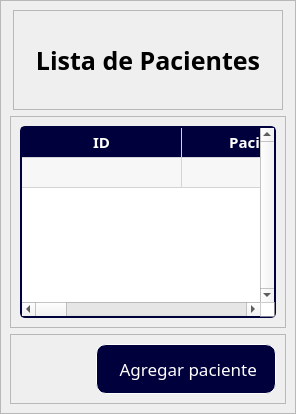
           <widget class="QWidget" name="Pacientes">
            <layout class="QVBoxLayout" name="verticalLayout_18">
             <property name="spacing">
              <number>0</number>
             </property>
             <property name="leftMargin">
              <number>0</number>
             </property>
             <property name="topMargin">
              <number>0</number>
             </property>
             <property name="rightMargin">
              <number>0</number>
             </property>
             <property name="bottomMargin">
              <number>0</number>
             </property>
             <item>
              <widget class="QFrame" name="fr_patient">
               <property name="frameShape">
                <enum>QFrame::StyledPanel</enum>
               </property>
               <property name="frameShadow">
                <enum>QFrame::Raised</enum>
               </property>
               <layout class="QVBoxLayout" name="verticalLayout_17">
                <item alignment="Qt::AlignHCenter|Qt::AlignTop">
                 <widget class="QFrame" name="lbl_title_p">
                  <property name="frameShape">
                   <enum>QFrame::StyledPanel</enum>
                  </property>
                  <property name="frameShadow">
                   <enum>QFrame::Raised</enum>
                  </property>
                  <layout class="QVBoxLayout" name="verticalLayout_19">
                   <item alignment="Qt::AlignHCenter|Qt::AlignVCenter">
                    <widget class="QLabel" name="lbl_tablep">
                     <property name="minimumSize">
                      <size>
                       <width>250</width>
                       <height>80</height>
                      </size>
                     </property>
                     <property name="maximumSize">
                      <size>
                       <width>250</width>
                       <height>80</height>
                      </size>
                     </property>
                     <property name="font">
                      <font>
                       <family>Circular Std Book</family>
                       <pointsize>19</pointsize>
                       <bold>true</bold>
                      </font>
                     </property>
                     <property name="text">
                      <string>Lista de Pacientes</string>
                     </property>
                     <property name="alignment">
                      <set>Qt::AlignCenter</set>
                     </property>
                    </widget>
                   </item>
                  </layout>
                 </widget>
                </item>
                <item>
                 <widget class="QFrame" name="fr_tablep">
                  <property name="sizePolicy">
                   <sizepolicy hsizetype="Preferred" vsizetype="Expanding">
                    <horstretch>0</horstretch>
                    <verstretch>0</verstretch>
                   </sizepolicy>
                  </property>
                  <property name="frameShape">
                   <enum>QFrame::StyledPanel</enum>
                  </property>
                  <property name="frameShadow">
                   <enum>QFrame::Raised</enum>
                  </property>
                  <layout class="QVBoxLayout" name="verticalLayout_21">
                   <item>
                    <widget class="QTableWidget" name="table_patient">
                     <property name="minimumSize">
                      <size>
                       <width>0</width>
                       <height>0</height>
                      </size>
                     </property>
                     <property name="styleSheet">
                      <string notr="true">QTableWidget {
background-color: white;
border: 2px solid;
border-color: rgb(0, 0, 61);
border-radius: 5px;
}</string>
                     </property>
                     <property name="verticalScrollBarPolicy">
                      <enum>Qt::ScrollBarAlwaysOn</enum>
                     </property>
                     <property name="horizontalScrollBarPolicy">
                      <enum>Qt::ScrollBarAlwaysOn</enum>
                     </property>
                     <property name="alternatingRowColors">
                      <bool>true</bool>
                     </property>
                     <property name="selectionMode">
                      <enum>QAbstractItemView::SingleSelection</enum>
                     </property>
                     <property name="selectionBehavior">
                      <enum>QAbstractItemView::SelectRows</enum>
                     </property>
                     <property name="rowCount">
                      <number>2</number>
                     </property>
                     <attribute name="horizontalHeaderVisible">
                      <bool>false</bool>
                     </attribute>
                     <attribute name="horizontalHeaderCascadingSectionResizes">
                      <bool>false</bool>
                     </attribute>
                     <attribute name="horizontalHeaderDefaultSectionSize">
                      <number>160</number>
                     </attribute>
                     <attribute name="horizontalHeaderHighlightSections">
                      <bool>true</bool>
                     </attribute>
                     <attribute name="horizontalHeaderShowSortIndicator" stdset="0">
                      <bool>false</bool>
                     </attribute>
                     <attribute name="horizontalHeaderStretchLastSection">
                      <bool>false</bool>
                     </attribute>
                     <attribute name="verticalHeaderVisible">
                      <bool>false</bool>
                     </attribute>
                     <attribute name="verticalHeaderCascadingSectionResizes">
                      <bool>false</bool>
                     </attribute>
                     <attribute name="verticalHeaderShowSortIndicator" stdset="0">
                      <bool>false</bool>
                     </attribute>
                     <attribute name="verticalHeaderStretchLastSection">
                      <bool>false</bool>
                     </attribute>
                     <row/>
                     <row/>
                     <column>
                      <property name="text">
                       <string>ID</string>
                      </property>
                      <property name="font">
                       <font>
                        <family>Circular Std Book</family>
                        <pointsize>11</pointsize>
                       </font>
                      </property>
                      <property name="foreground">
                       <brush brushstyle="SolidPattern">
                        <color alpha="255">
                         <red>0</red>
                         <green>0</green>
                         <blue>61</blue>
                        </color>
                       </brush>
                      </property>
                     </column>
                     <column>
                      <property name="text">
                       <string>Nombre Completo</string>
                      </property>
                      <property name="font">
                       <font>
                        <family>Circular Std Book</family>
                        <pointsize>11</pointsize>
                       </font>
                      </property>
                      <property name="foreground">
                       <brush brushstyle="SolidPattern">
                        <color alpha="255">
                         <red>0</red>
                         <green>0</green>
                         <blue>61</blue>
                        </color>
                       </brush>
                      </property>
                     </column>
                     <column>
                      <property name="text">
                       <string>Documento</string>
                      </property>
                      <property name="font">
                       <font>
                        <family>Circular Std Book</family>
                        <pointsize>11</pointsize>
                       </font>
                      </property>
                      <property name="foreground">
                       <brush brushstyle="SolidPattern">
                        <color alpha="255">
                         <red>0</red>
                         <green>0</green>
                         <blue>61</blue>
                        </color>
                       </brush>
                      </property>
                     </column>
                     <column>
                      <property name="text">
                       <string>Tipo de Paciente</string>
                      </property>
                      <property name="font">
                       <font>
                        <family>Circular Std Book</family>
                        <pointsize>11</pointsize>
                       </font>
                      </property>
                      <property name="foreground">
                       <brush brushstyle="SolidPattern">
                        <color alpha="255">
                         <red>0</red>
                         <green>0</green>
                         <blue>61</blue>
                        </color>
                       </brush>
                      </property>
                     </column>
                     <column>
                      <property name="text">
                       <string>Sexo</string>
                      </property>
                      <property name="font">
                       <font>
                        <family>Circular Std Book</family>
                        <pointsize>11</pointsize>
                       </font>
                      </property>
                      <property name="foreground">
                       <brush brushstyle="SolidPattern">
                        <color alpha="255">
                         <red>0</red>
                         <green>0</green>
                         <blue>61</blue>
                        </color>
                       </brush>
                      </property>
                     </column>
                     <column>
                      <property name="text">
                       <string>País</string>
                      </property>
                      <property name="font">
                       <font>
                        <family>Circular Std Book</family>
                        <pointsize>11</pointsize>
                       </font>
                      </property>
                      <property name="foreground">
                       <brush brushstyle="SolidPattern">
                        <color alpha="255">
                         <red>0</red>
                         <green>0</green>
                         <blue>61</blue>
                        </color>
                       </brush>
                      </property>
                     </column>
                     <column>
                      <property name="text">
                       <string>Opción</string>
                      </property>
                      <property name="font">
                       <font>
                        <family>Circular Std Book</family>
                        <pointsize>11</pointsize>
                       </font>
                      </property>
                      <property name="foreground">
                       <brush brushstyle="SolidPattern">
                        <color alpha="255">
                         <red>0</red>
                         <green>0</green>
                         <blue>61</blue>
                        </color>
                       </brush>
                      </property>
                     </column>
                     <item row="0" column="0">
                      <property name="text">
                       <string>ID</string>
                      </property>
                      <property name="font">
                       <font>
                        <family>Circular Std Book</family>
                        <pointsize>11</pointsize>
                        <bold>true</bold>
                       </font>
                      </property>
                      <property name="textAlignment">
                       <set>AlignCenter</set>
                      </property>
                      <property name="background">
                       <brush brushstyle="SolidPattern">
                        <color alpha="255">
                         <red>0</red>
                         <green>0</green>
                         <blue>61</blue>
                        </color>
                       </brush>
                      </property>
                      <property name="foreground">
                       <brush brushstyle="SolidPattern">
                        <color alpha="255">
                         <red>255</red>
                         <green>255</green>
                         <blue>255</blue>
                        </color>
                       </brush>
                      </property>
                      <property name="flags">
                       <set>ItemIsDragEnabled|ItemIsDropEnabled|ItemIsUserCheckable|ItemIsEnabled</set>
                      </property>
                     </item>
                     <item row="0" column="1">
                      <property name="text">
                       <string>Paciente</string>
                      </property>
                      <property name="font">
                       <font>
                        <family>Circular Std Book</family>
                        <pointsize>11</pointsize>
                        <bold>true</bold>
                       </font>
                      </property>
                      <property name="textAlignment">
                       <set>AlignCenter</set>
                      </property>
                      <property name="background">
                       <brush brushstyle="SolidPattern">
                        <color alpha="255">
                         <red>0</red>
                         <green>0</green>
                         <blue>61</blue>
                        </color>
                       </brush>
                      </property>
                      <property name="foreground">
                       <brush brushstyle="SolidPattern">
                        <color alpha="255">
                         <red>255</red>
                         <green>255</green>
                         <blue>255</blue>
                        </color>
                       </brush>
                      </property>
                      <property name="flags">
                       <set>ItemIsDragEnabled|ItemIsDropEnabled|ItemIsUserCheckable|ItemIsEnabled</set>
                      </property>
                     </item>
                     <item row="0" column="2">
                      <property name="text">
                       <string>Documento</string>
                      </property>
                      <property name="font">
                       <font>
                        <family>Circular Std Book</family>
                        <pointsize>11</pointsize>
                        <bold>true</bold>
                       </font>
                      </property>
                      <property name="textAlignment">
                       <set>AlignCenter</set>
                      </property>
                      <property name="background">
                       <brush brushstyle="SolidPattern">
                        <color alpha="255">
                         <red>0</red>
                         <green>0</green>
                         <blue>61</blue>
                        </color>
                       </brush>
                      </property>
                      <property name="foreground">
                       <brush brushstyle="SolidPattern">
                        <color alpha="255">
                         <red>255</red>
                         <green>255</green>
                         <blue>255</blue>
                        </color>
                       </brush>
                      </property>
                      <property name="flags">
                       <set>ItemIsDragEnabled|ItemIsDropEnabled|ItemIsUserCheckable|ItemIsEnabled</set>
                      </property>
                     </item>
                     <item row="0" column="3">
                      <property name="text">
                       <string>Tipo de Paciente</string>
                      </property>
                      <property name="font">
                       <font>
                        <family>Circular Std Book</family>
                        <pointsize>11</pointsize>
                        <bold>true</bold>
                       </font>
                      </property>
                      <property name="textAlignment">
                       <set>AlignCenter</set>
                      </property>
                      <property name="background">
                       <brush brushstyle="SolidPattern">
                        <color alpha="255">
                         <red>0</red>
                         <green>0</green>
                         <blue>61</blue>
                        </color>
                       </brush>
                      </property>
                      <property name="foreground">
                       <brush brushstyle="SolidPattern">
                        <color alpha="255">
                         <red>255</red>
                         <green>255</green>
                         <blue>255</blue>
                        </color>
                       </brush>
                      </property>
                      <property name="flags">
                       <set>ItemIsDragEnabled|ItemIsDropEnabled|ItemIsUserCheckable|ItemIsEnabled</set>
                      </property>
                     </item>
                     <item row="0" column="4">
                      <property name="text">
                       <string>Sexo</string>
                      </property>
                      <property name="font">
                       <font>
                        <family>Circular Std Book</family>
                        <pointsize>11</pointsize>
                        <bold>true</bold>
                       </font>
                      </property>
                      <property name="textAlignment">
                       <set>AlignCenter</set>
                      </property>
                      <property name="background">
                       <brush brushstyle="SolidPattern">
                        <color alpha="255">
                         <red>0</red>
                         <green>0</green>
                         <blue>61</blue>
                        </color>
                       </brush>
                      </property>
                      <property name="foreground">
                       <brush brushstyle="SolidPattern">
                        <color alpha="255">
                         <red>255</red>
                         <green>255</green>
                         <blue>255</blue>
                        </color>
                       </brush>
                      </property>
                      <property name="flags">
                       <set>ItemIsDragEnabled|ItemIsDropEnabled|ItemIsUserCheckable|ItemIsEnabled</set>
                      </property>
                     </item>
                     <item row="0" column="5">
                      <property name="text">
                       <string>País</string>
                      </property>
                      <property name="font">
                       <font>
                        <family>Circular Std Book</family>
                        <pointsize>11</pointsize>
                        <bold>true</bold>
                       </font>
                      </property>
                      <property name="textAlignment">
                       <set>AlignCenter</set>
                      </property>
                      <property name="background">
                       <brush brushstyle="SolidPattern">
                        <color alpha="255">
                         <red>0</red>
                         <green>0</green>
                         <blue>61</blue>
                        </color>
                       </brush>
                      </property>
                      <property name="foreground">
                       <brush brushstyle="SolidPattern">
                        <color alpha="255">
                         <red>255</red>
                         <green>255</green>
                         <blue>255</blue>
                        </color>
                       </brush>
                      </property>
                      <property name="flags">
                       <set>ItemIsDragEnabled|ItemIsDropEnabled|ItemIsUserCheckable|ItemIsEnabled</set>
                      </property>
                     </item>
                     <item row="0" column="6">
                      <property name="text">
                       <string>Opcion</string>
                      </property>
                      <property name="font">
                       <font>
                        <family>Circular Std Book</family>
                        <pointsize>11</pointsize>
                        <bold>true</bold>
                       </font>
                      </property>
                      <property name="textAlignment">
                       <set>AlignCenter</set>
                      </property>
                      <property name="background">
                       <brush brushstyle="SolidPattern">
                        <color alpha="255">
                         <red>0</red>
                         <green>0</green>
                         <blue>61</blue>
                        </color>
                       </brush>
                      </property>
                      <property name="foreground">
                       <brush brushstyle="SolidPattern">
                        <color alpha="255">
                         <red>255</red>
                         <green>255</green>
                         <blue>255</blue>
                        </color>
                       </brush>
                      </property>
                      <property name="flags">
                       <set>ItemIsDragEnabled|ItemIsDropEnabled|ItemIsUserCheckable|ItemIsEnabled</set>
                      </property>
                     </item>
                     <item row="1" column="0">
                      <property name="text">
                       <string/>
                      </property>
                      <property name="font">
                       <font>
                        <family>Circular Std</family>
                        <pointsize>11</pointsize>
                       </font>
                      </property>
                      <property name="textAlignment">
                       <set>AlignCenter</set>
                      </property>
                     </item>
                     <item row="1" column="1">
                      <property name="text">
                       <string/>
                      </property>
                      <property name="font">
                       <font>
                        <family>Circular Std</family>
                        <pointsize>11</pointsize>
                       </font>
                      </property>
                      <property name="textAlignment">
                       <set>AlignCenter</set>
                      </property>
                     </item>
                     <item row="1" column="2">
                      <property name="text">
                       <string/>
                      </property>
                      <property name="font">
                       <font>
                        <family>Circular Std</family>
                        <pointsize>11</pointsize>
                       </font>
                      </property>
                      <property name="textAlignment">
                       <set>AlignCenter</set>
                      </property>
                     </item>
                     <item row="1" column="3">
                      <property name="text">
                       <string/>
                      </property>
                      <property name="font">
                       <font>
                        <family>Circular Std</family>
                        <pointsize>11</pointsize>
                       </font>
                      </property>
                      <property name="textAlignment">
                       <set>AlignCenter</set>
                      </property>
                     </item>
                     <item row="1" column="4">
                      <property name="text">
                       <string/>
                      </property>
                      <property name="font">
                       <font>
                        <family>Circular Std</family>
                        <pointsize>11</pointsize>
                       </font>
                      </property>
                      <property name="textAlignment">
                       <set>AlignCenter</set>
                      </property>
                     </item>
                     <item row="1" column="5">
                      <property name="text">
                       <string/>
                      </property>
                      <property name="font">
                       <font>
                        <family>Circular Std</family>
                        <pointsize>11</pointsize>
                       </font>
                      </property>
                      <property name="textAlignment">
                       <set>AlignCenter</set>
                      </property>
                     </item>
                     <item row="1" column="6">
                      <property name="text">
                       <string/>
                      </property>
                      <property name="font">
                       <font>
                        <family>Circular Std</family>
                        <pointsize>11</pointsize>
                       </font>
                      </property>
                      <property name="textAlignment">
                       <set>AlignCenter</set>
                      </property>
                      <property name="icon">
                       <iconset theme="accessories-text-editor">
                        <normaloff>weas de la interface</normaloff>weas de la interface</iconset>
                      </property>
                     </item>
                    </widget>
                   </item>
                  </layout>
                 </widget>
                </item>
                <item>
                 <widget class="QFrame" name="fr_add">
                  <property name="frameShape">
                   <enum>QFrame::StyledPanel</enum>
                  </property>
                  <property name="frameShadow">
                   <enum>QFrame::Raised</enum>
                  </property>
                  <layout class="QVBoxLayout" name="verticalLayout_20">
                   <item alignment="Qt::AlignRight">
                    <widget class="QPushButton" name="btn_add">
                     <property name="minimumSize">
                      <size>
                       <width>180</width>
                       <height>50</height>
                      </size>
                     </property>
                     <property name="maximumSize">
                      <size>
                       <width>180</width>
                       <height>50</height>
                      </size>
                     </property>
                     <property name="font">
                      <font>
                       <family>Circular Std Book</family>
                       <pointsize>13</pointsize>
                       <bold>false</bold>
                      </font>
                     </property>
                     <property name="styleSheet">
                      <string notr="true">QPushButton {
background-color: rgb(0, 0, 61);
color: rgb(255, 255, 255);
border: 1px solid white;
border-radius: 10px;
}

QPushButton:hover {
background-color: rgb(0, 0, 31);
color: white;
}</string>
                     </property>
                     <property name="text">
                      <string> Agregar paciente</string>
                     </property>
                     <property name="icon">
                      <iconset>
                       <normaloff>:/icons/add_patient.png</normaloff>:/icons/add_patient.png</iconset>
                     </property>
                     <property name="iconSize">
                      <size>
                       <width>22</width>
                       <height>22</height>
                      </size>
                     </property>
                    </widget>
                   </item>
                  </layout>
                 </widget>
                </item>
               </layout>
              </widget>
             </item>
            </layout>
           </widget>
